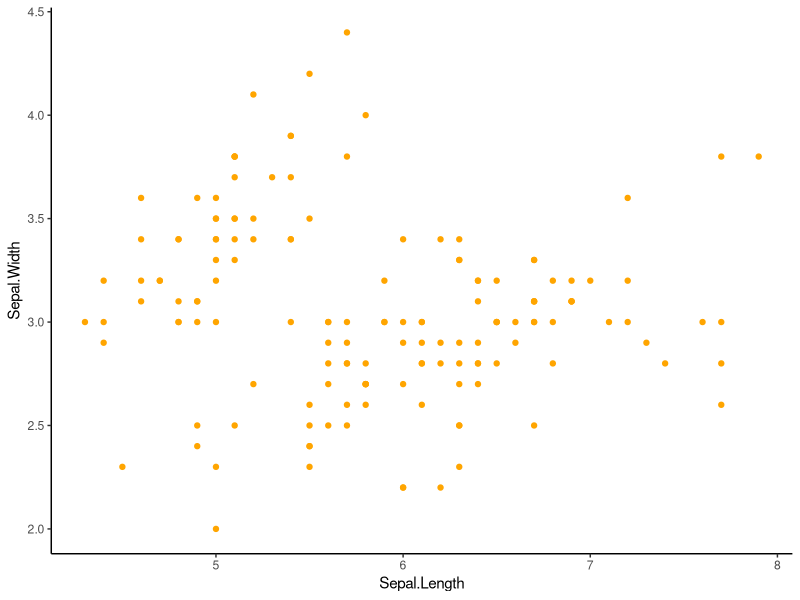
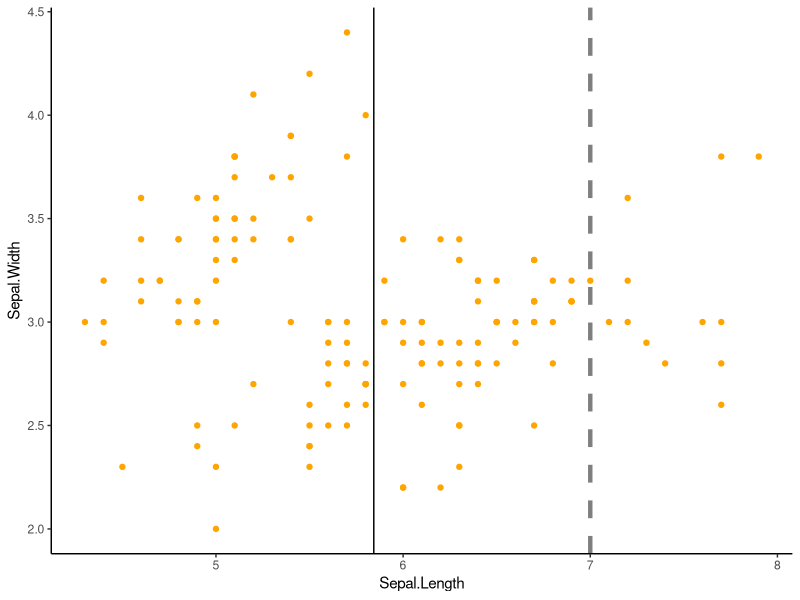
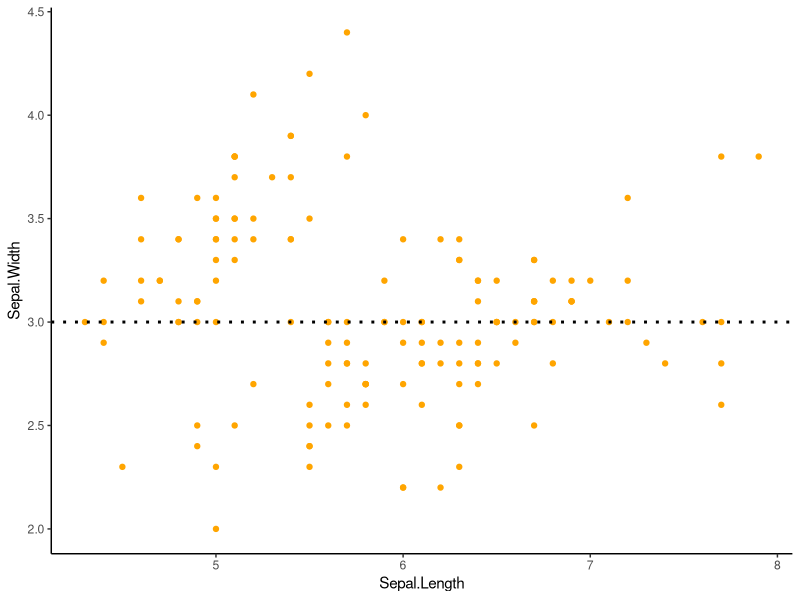
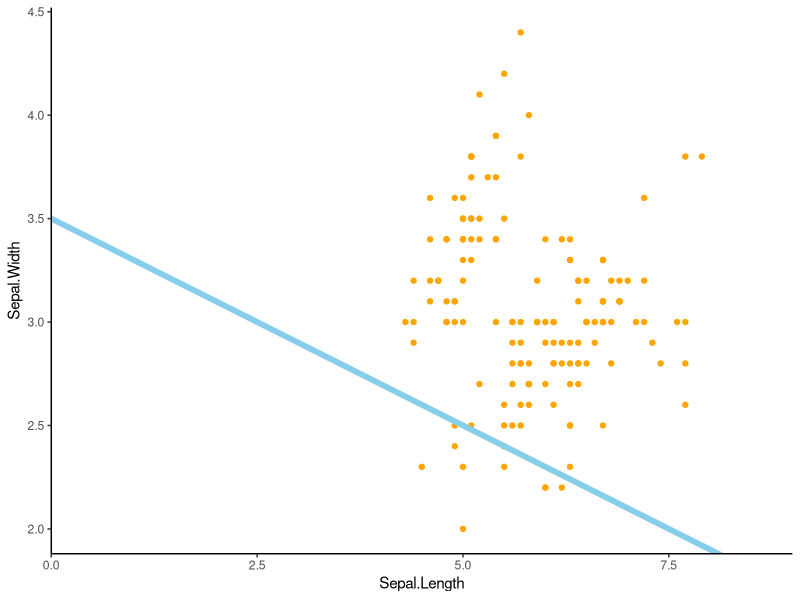

Recreate these plots in R, in order.

library(ggplot2)
summary(iris)

# Prepare data and create dotplots
p <- ggplot(iris, aes(Sepal.Length, Sepal.Width)) + 
  geom_point(colour = "orange")+
  theme_classic()
p

# Add vertical lines
p + 
  geom_vline(xintercept=mean(iris$Sepal.Length))+
  geom_vline(xintercept=7,
              size=1.5, 
              linetype = "dashed",
              alpha = 0.5)

# Add horizontal lines
p +
  geom_hline(yintercept = 3,
             linetype = 3,
             size =1)

# Add diagonal lines
p + 
  geom_abline(intercept =3.5, 
              slope = -0.2, 
              colour = "skyblue", 
              size = 2) +
  scale_x_continuous(expand = c(0,0), limits = c(0,9))


